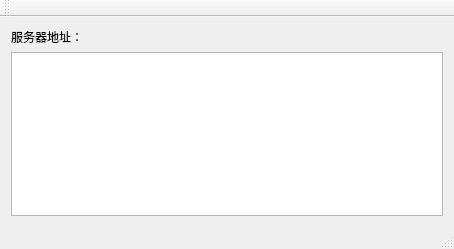
<?xml version="1.0" encoding="UTF-8"?>
<ui version="4.0">
 <class>MainWindow</class>
 <widget class="QMainWindow" name="MainWindow">
  <property name="geometry">
   <rect>
    <x>0</x>
    <y>0</y>
    <width>454</width>
    <height>249</height>
   </rect>
  </property>
  <property name="windowTitle">
   <string>视频监控系统服务器</string>
  </property>
  <widget class="QWidget" name="centralWidget">
   <layout class="QVBoxLayout" name="verticalLayout">
    <item>
     <widget class="QLabel" name="label_ip">
      <property name="text">
       <string>服务器地址：</string>
      </property>
     </widget>
    </item>
    <item>
     <widget class="QTextBrowser" name="textBrowser"/>
    </item>
   </layout>
  </widget>
  <widget class="QMenuBar" name="menuBar">
   <property name="geometry">
    <rect>
     <x>0</x>
     <y>0</y>
     <width>454</width>
     <height>25</height>
    </rect>
   </property>
  </widget>
  <widget class="QToolBar" name="mainToolBar">
   <attribute name="toolBarArea">
    <enum>TopToolBarArea</enum>
   </attribute>
   <attribute name="toolBarBreak">
    <bool>false</bool>
   </attribute>
  </widget>
  <widget class="QStatusBar" name="statusBar"/>
 </widget>
 <layoutdefault spacing="6" margin="11"/>
 <resources/>
 <connections/>
</ui>
